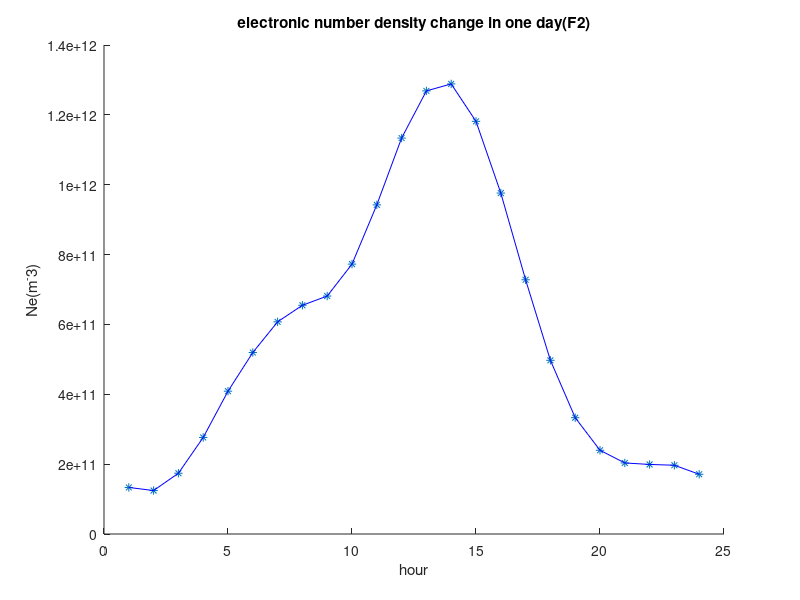
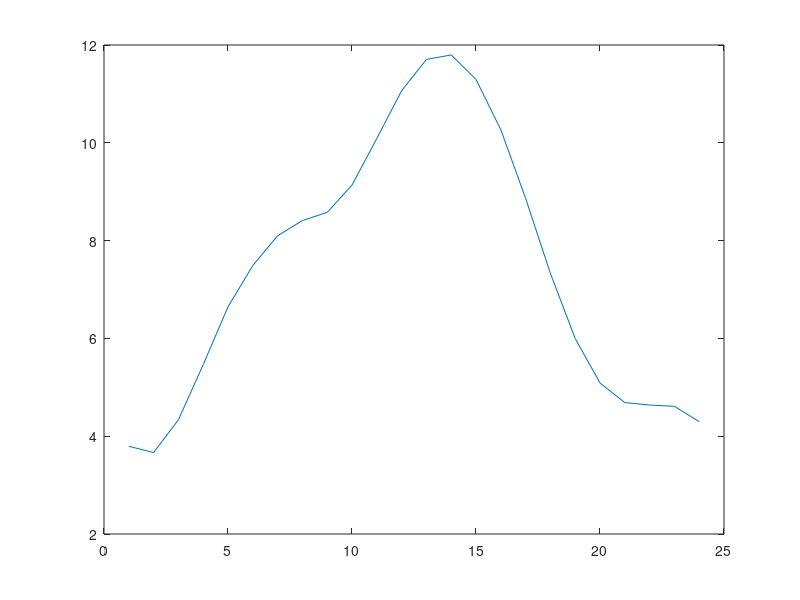

Source code (MATLAB) for these figures, in order:
% density change in year
clc;close all;clear;
densitychangeindays=importdata('200kmdensitychangeinday.csv',',',1);
densitychangeindays=densitychangeindays.data;
densitychangeindays=densitychangeindays(1:25,1:end);
hour=densitychangeindays(1:end,5);
for i=1:25
    hour(i)=round(hour(i)+24/460*densitychangeindays(1,4));
    if hour(i)>24
        hour(i)=hour(i)-24;
    end
end
density=zeros(25,1);
for i=1:25
    density(i,1)=mean(densitychangeindays(i,6:end));
end
figure(1)
hold on
hour=hour(1:end-1,1);
density=density(1:end-1,1);
hour1=zeros(24,1);
density1=zeros(24,1);
for i=18:24
    hour1(i-17,1)=hour(i,1);
    density1(i-17,1)=density(i,1);
end
for i=1:17
    hour1(i+7,1)=hour(i,1);
    density1(i+7,1)=density(i,1);
end
scatter(hour1,density1,'*k')
plot(hour1,density1,'b')
xlabel('hour');
ylabel('Ne(m^-3)');
title('electronic number density change in one day(F2)');
figure(2)

fc=9*((density1).^(1/2))/(10^6);
seta=pi/6;
MUF=fc/cos(seta);
plot(hour1,MUF)

hold off
